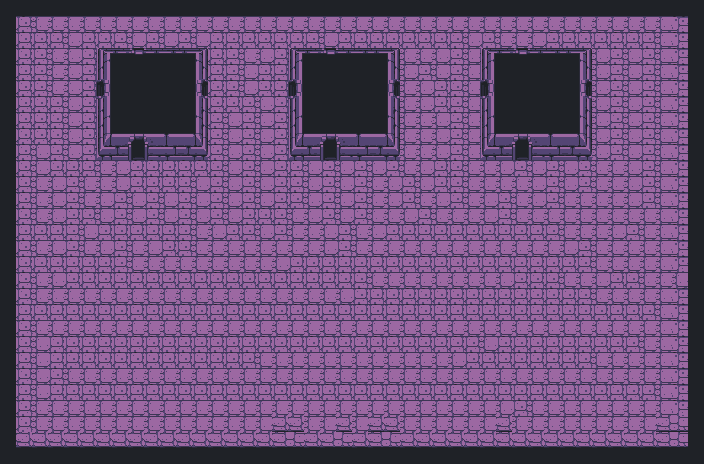

A level layout from a 2D game, rendered from its tile map. Below: a short description, then the map file with tile-grid data replaced by summaries:
An orthogonal 44x29 tile map with 16x16 px tiles, 2 tile layers (Background, graphics) and 12 objects.

<map version="1.0" tiledversion="1.0.3" orientation="orthogonal" renderorder="right-down" width="44" height="29" tilewidth="16" tileheight="16" nextobjectid="37">
 <tileset firstgid="1" source="untitled.tsx" />
 <layer name="Background" width="44" height="29">
  <data>[1276 cells, 1276 non-empty, 55 distinct tile ids]</data>
 </layer>
 <layer name="graphics" width="44" height="29">
  <data>[1276 cells, 1134 non-empty, 54 distinct tile ids]</data>
 </layer>
 <objectgroup name="ground" />
 <objectgroup name="tunnel cave">
  <object id="33" x="96" y="48.6667">
   <polyline points="0,0 112.667,-1.33333 112,110 -1.33333,110.667 -1.33333,-2" />
  </object>
  <object id="34" x="288" y="46">
   <polyline points="0,0 112.667,-0.666667 114,112.667 0.666667,112.667 -1.33333,-0.666667" />
  </object>
  <object id="35" x="482" y="48">
   <polyline points="0,0 112,-2 110.667,114.667 -4.66667,113.333 -2,1.33333" />
  </object>
 </objectgroup>
 <objectgroup name="tunnel">
  <object id="10" x="320" y="144" width="16" height="16" />
  <object id="12" x="515.333" y="141.333" width="12.6667" height="17.3333" />
  <object id="15" x="584" y="82" width="9.33333" height="11.3333" />
  <object id="16" x="482.667" y="82" width="8.66667" height="14" />
  <object id="17" x="393.333" y="82" width="6.66667" height="12.6667" />
  <object id="18" x="286.667" y="81.3333" width="9.33333" height="13.3333" />
  <object id="20" x="199.333" y="80" width="9.33333" height="16" />
  <object id="21" x="129.333" y="138.667" width="13.3333" height="20" />
  <object id="24" x="97.3333" y="80" width="8.66667" height="18.6667" />
 </objectgroup>
</map>